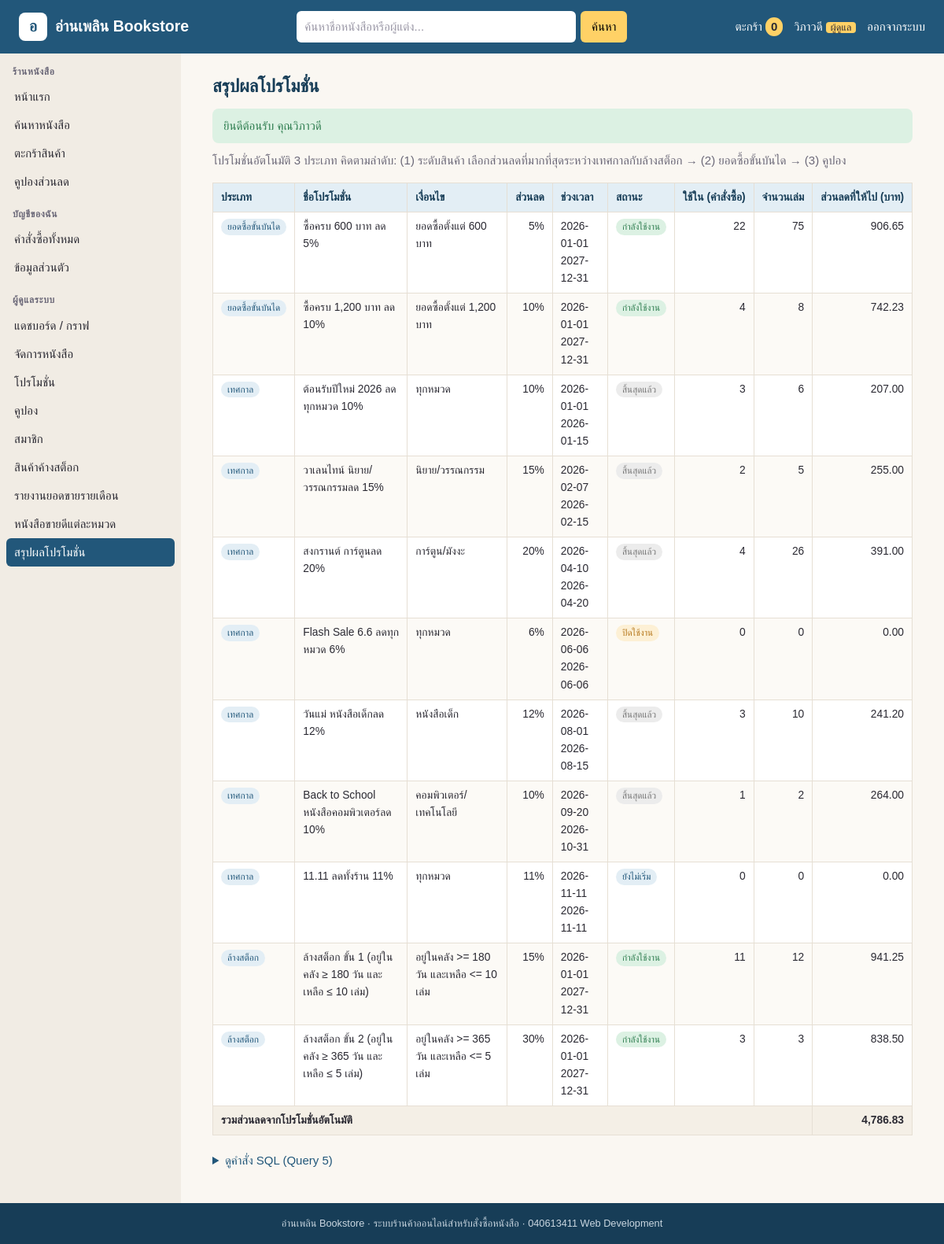
/bookshop/promotion-report.php (signed in), run on the app's committed database.
### tables this page shows
CREATE TABLE promotion (
  promo_id          INT AUTO_INCREMENT PRIMARY KEY,
  promo_name        VARCHAR(150) NOT NULL,
  promo_type        ENUM('tier','seasonal','clearance') NOT NULL,
  discount_percent  DECIMAL(5,2) NOT NULL,
  min_spend         DECIMAL(10,2) NULL,
  category_id       INT NULL,
  min_days_in_stock INT NULL,
  max_stock         INT NULL,
  start_date        DATE NOT NULL,
  end_date          DATE NOT NULL,
  is_active         TINYINT(1) NOT NULL DEFAULT 1,
  FOREIGN KEY (category_id) REFERENCES category(category_id)
);

### bookshop/promotion-report.php (the view, shortened to what this page needs)
<?php include "connect.php"; ?>
<?php
include "header.php";
$sql = "SELECT p.promo_id, p.promo_name, p.promo_type, p.discount_percent,
       CASE p.promo_type
         WHEN 'tier'     THEN CONCAT('ยอดซื้อตั้งแต่ ', FORMAT(p.min_spend, 0), ' บาท')
         WHEN 'seasonal' THEN IFNULL(c.category_name, 'ทุกหมวด')
         ELSE CONCAT('อยู่ในคลัง >= ', p.min_days_in_stock, ' วัน และเหลือ <= ', p.max_stock, ' เล่ม')
       END AS conditions,
       p.start_date, p.end_date,
       CASE
         WHEN p.is_active = 0           THEN 'ปิดใช้งาน'
         WHEN CURDATE() < p.start_date  THEN 'ยังไม่เริ่ม'
         WHEN CURDATE() > p.end_date    THEN 'สิ้นสุดแล้ว'
         ELSE 'กำลังใช้งาน'
       END AS promo_status,
       IFNULL(u.order_count, 0) AS order_count,
       IFNULL(u.book_count, 0) AS book_count,
       IFNULL(u.discount_total, 0) AS discount_total
FROM promotion p
LEFT JOIN category c ON c.category_id = p.category_id
LEFT JOIN (
    SELECT oi.promo_id,
           COUNT(DISTINCT oi.order_id) AS order_count,
           SUM(oi.quantity) AS book_count,
           SUM(oi.discount_amount) AS discount_total
    FROM order_item oi
    JOIN orders o ON o.order_id = oi.order_id
    WHERE o.status <> 'cancelled' AND oi.promo_id IS NOT NULL
    GROUP BY oi.promo_id
    UNION ALL
    SELECT o.promo_id, COUNT(*), SUM(i.book_qty), SUM(o.tier_discount)
    FROM orders o
    JOIN (SELECT order_id, SUM(quantity) AS book_qty
          FROM order_item GROUP BY order_id) i ON i.order_id = o.order_id
    WHERE o.status <> 'cancelled' AND o.promo_id IS NOT NULL
    GROUP BY o.promo_id
) u ON u.promo_id = p.promo_id
ORDER BY FIELD(p.promo_type, 'tier', 'seasonal', 'clearance'), p.start_date, p.promo_id";
$stmt = $pdo->prepare($sql);
$stmt->execute();
$type_th = ["tier" => "ยอดซื้อขั้นบันได", "seasonal" => "เทศกาล", "clearance" => "ล้างสต็อก"];
$status_class = ["กำลังใช้งาน" => "ok", "ยังไม่เริ่ม" => "info", "สิ้นสุดแล้ว" => "off", "ปิดใช้งาน" => "warn"];
$total = 0;
?>
<p class="lead">โปรโมชั่นอัตโนมัติ 3 ประเภท คิดตามลำดับ: (1) ระดับสินค้า เลือกส่วนลดที่มากที่สุดระหว่างเทศกาลกับล้างสต็อก &rarr; (2) ยอดซื้อขั้นบันได &rarr; (3) คูปอง</p>
<div class="table-wrap">
<table class="data">
  <thead>
    <tr>
      <th>ประเภท</th><th>ชื่อโปรโมชั่น</th><th>เงื่อนไข</th><th class="num">ส่วนลด</th><th>ช่วงเวลา</th><th>สถานะ</th>
      <th class="num">ใช้ใน (คำสั่งซื้อ)</th><th class="num">จำนวนเล่ม</th><th class="num">ส่วนลดที่ให้ไป (บาท)</th>
    </tr>
  </thead>
  <tbody>
<?php while ($row = $stmt->fetch()) : ?>
<?php   $total += $row["discount_total"]; ?>
    <tr>
      <td><span class="badge info"><?=$type_th[$row["promo_type"]]?></span></td>
      <td><?=htmlspecialchars($row["promo_name"])?></td>
      <td><?=htmlspecialchars($row["conditions"])?></td>
      <td class="num"><?=$row["discount_percent"] + 0?>%</td>
      <td><?=$row["start_date"]?><br><?=$row["end_date"]?></td>
      <td><span class="badge <?=$status_class[$row["promo_status"]]?>"><?=$row["promo_status"]?></span></td>
      <td class="num"><?=$row["order_count"]?></td>
      <td class="num"><?=$row["book_count"]?></td>
      <td class="num"><?=number_format($row["discount_total"], 2)?></td>
    </tr>
<?php endwhile; ?>
  </tbody>
  <tfoot>
    <tr><td colspan="8">รวมส่วนลดจากโปรโมชั่นอัตโนมัติ</td><td class="num"><?=number_format($total, 2)?></td></tr>
  </tfoot>
</table>
</div>
<details class="sql">
  <summary>ดูคำสั่ง SQL (Query 5)</summary>
</details>
<?php include "footer.php"; ?>

### bookshop/style.css (style rules this page uses)
:root { --ink: #2b2a33; --muted: #6b6878; --paper: #faf7f2; --card: #ffffff; --line: #e6dfd4; --brand: #22577a; --brand-dark: #173d57; --brand-soft: #e3eef5; --sale: #c8553d; --good: #2e7d4f; --warn: #b7791f; }
* { box-sizing: border-box; }
html { background: var(--brand-dark); }
body { margin: 0; font-family: "Sarabun", "Leelawadee UI", Tahoma, sans-serif; font-size: 15px; line-height: 1.6; color: var(--ink); background: var(--paper); display: flex; flex-flow: column; min-height: 100vh; }
p.lead { margin: 0 0 16px; color: var(--muted); }
.table-wrap { overflow-x: auto; margin: 12px 0 20px; }
table.data { width: 100%; border-collapse: collapse; background: var(--card); font-size: 0.92em; }
table.data th, table.data td { padding: 7px 10px; border: 1px solid var(--line); vertical-align: top; }
table.data th { background: var(--brand-soft); color: var(--brand-dark); text-align: left; white-space: nowrap; }
table.data tbody tr:nth-child(even) { background: #fcfaf6; }
table.data td.num, table.data th.num { text-align: right; white-space: nowrap; }
table.data tfoot td { font-weight: bold; background: #f4efe6; }
.badge { display: inline-block; padding: 1px 8px; border-radius: 999px; font-size: 0.85em; white-space: nowrap; background: #eee; }
.badge.ok { background: #dcf1e3; color: var(--good); }
.badge.warn { background: #fdf0d5; color: var(--warn); }
.badge.off { background: #ececec; color: #777; }
.badge.info { background: var(--brand-soft); color: var(--brand); }
details.sql { margin: 18px 0; }
details.sql summary { cursor: pointer; color: var(--brand); }

### data on the page
promotion: promo_type "ยอดซื้อขั้นบันได", promo_name "ซื้อครบ 600 บาท ลด 5%", conditions "ยอดซื้อตั้งแต่ 600 บาท", $row["discount_percent"] + 0 "5", start_date "2026-01-01", end_date "2027-12-31", promo_status "กำลังใช้งาน", order_count "22", book_count "75", discount_total "906.65"
promotion: promo_type "ยอดซื้อขั้นบันได", promo_name "ซื้อครบ 1,200 บาท ลด 10%", conditions "ยอดซื้อตั้งแต่ 1,200 บาท", $row["discount_percent"] + 0 "10", start_date "2026-01-01", end_date "2027-12-31", promo_status "กำลังใช้งาน", order_count "4", book_count "8", discount_total "742.23"
promotion: promo_type "เทศกาล", promo_name "ต้อนรับปีใหม่ 2026 ลดทุกหมวด 10%", conditions "ทุกหมวด", $row["discount_percent"] + 0 "10", start_date "2026-01-01", end_date "2026-01-15", promo_status "สิ้นสุดแล้ว", order_count "3", book_count "6", discount_total "207.00"
promotion: promo_type "เทศกาล", promo_name "วาเลนไทน์ นิยาย/วรรณกรรมลด 15%", conditions "นิยาย/วรรณกรรม", $row["discount_percent"] + 0 "15", start_date "2026-02-07", end_date "2026-02-15", promo_status "สิ้นสุดแล้ว", order_count "2", book_count "5", discount_total "255.00"
promotion: promo_type "เทศกาล", promo_name "สงกรานต์ การ์ตูนลด 20%", conditions "การ์ตูน/มังงะ", $row["discount_percent"] + 0 "20", start_date "2026-04-10", end_date "2026-04-20", promo_status "สิ้นสุดแล้ว", order_count "4", book_count "26", discount_total "391.00"
promotion: promo_type "เทศกาล", promo_name "Flash Sale 6.6 ลดทุกหมวด 6%", conditions "ทุกหมวด", $row["discount_percent"] + 0 "6", start_date "2026-06-06", end_date "2026-06-06", promo_status "ปิดใช้งาน", order_count "0", book_count "0", discount_total "0.00"
promotion: promo_type "เทศกาล", promo_name "วันแม่ หนังสือเด็กลด 12%", conditions "หนังสือเด็ก", $row["discount_percent"] + 0 "12", start_date "2026-08-01", end_date "2026-08-15", promo_status "สิ้นสุดแล้ว", order_count "3", book_count "10", discount_total "241.20"
promotion: promo_type "เทศกาล", promo_name "Back to School หนังสือคอมพิวเตอร์ลด 10%", conditions "คอมพิวเตอร์/เทคโนโลยี", $row["discount_percent"] + 0 "10", start_date "2026-09-20", end_date "2026-10-31", promo_status "สิ้นสุดแล้ว", order_count "1", book_count "2", discount_total "264.00"
promotion: promo_type "เทศกาล", promo_name "11.11 ลดทั้งร้าน 11%", conditions "ทุกหมวด", $row["discount_percent"] + 0 "11", start_date "2026-11-11", end_date "2026-11-11", promo_status "ยังไม่เริ่ม", order_count "0", book_count "0", discount_total "0.00"
promotion: promo_type "ล้างสต็อก", promo_name "ล้างสต็อก ขั้น 1 (อยู่ในคลัง ≥ 180 วัน และเหลือ ≤ 10 เล่ม)", conditions "อยู่ในคลัง >= 180 วัน และเหลือ <= 10 เล่ม", $row["discount_percent"] + 0 "15", start_date "2026-01-01", end_date "2027-12-31", promo_status "กำลังใช้งาน", order_count "11", book_count "12", discount_total "941.25"
promotion: promo_type "ล้างสต็อก", promo_name "ล้างสต็อก ขั้น 2 (อยู่ในคลัง ≥ 365 วัน และเหลือ ≤ 5 เล่ม)", conditions "อยู่ในคลัง >= 365 วัน และเหลือ <= 5 เล่ม", $row["discount_percent"] + 0 "30", start_date "2026-01-01", end_date "2027-12-31", promo_status "กำลังใช้งาน", order_count "3", book_count "3", discount_total "838.50"

### other printed values
$shop_name "อ่านเพลิน Bookstore"
cart_count($pdo) "0"
$_SESSION["first_name"] "วิภาวดี"
$group "ร้านหนังสือ"
$label "หน้าแรก"
$label "ค้นหาหนังสือ"
$label "ตะกร้าสินค้า"
$label "คูปองส่วนลด"
$group "บัญชีของฉัน"
$label "คำสั่งซื้อทั้งหมด"
$label "ข้อมูลส่วนตัว"
$group "ผู้ดูแลระบบ"
$label "แดชบอร์ด / กราฟ"
$label "จัดการหนังสือ"
$label "โปรโมชั่น"
